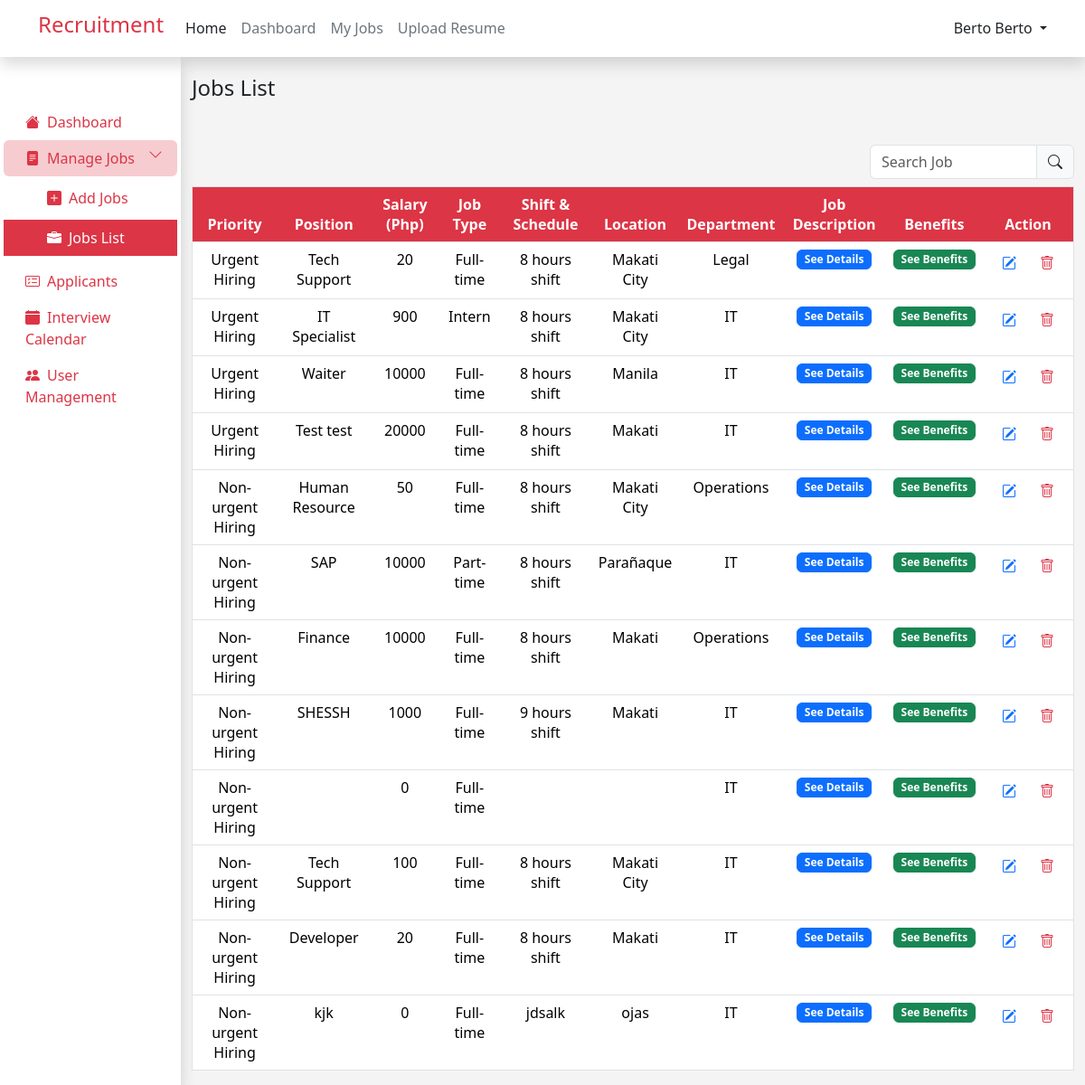
/admin/jobs_list.php (signed in), run on the app's committed database.
### tables this page shows
CREATE TABLE `jobs` (
  `id` int(12) NOT NULL,
  `job_name` varchar(255) NOT NULL,
  `salary` int(12) NOT NULL,
  `job_type` varchar(255) NOT NULL,
  `shift_and_schedule` varchar(255) NOT NULL,
  `location` varchar(255) NOT NULL,
  `job_description` text NOT NULL,
  `benefits` text NOT NULL,
  `priority` varchar(255) NOT NULL,
  `department` varchar(255) NOT NULL,
  `created_at` timestamp NOT NULL DEFAULT current_timestamp() ON UPDATE current_timestamp()
);

### admin/jobs_list.php (the view, shortened to what this page needs)
<?php
include ('../admin/admin_header.php');
include ('../dbconn.php');
$query = "SELECT * FROM jobs ORDER BY CASE WHEN jobs.priority = 'Urgent Hiring' THEN 0 ELSE 1 END";
$stmt = $conn->prepare($query);
$stmt->execute();
$result = $stmt->get_result();
?>
<!DOCTYPE html>
<html lang="en">
<head>
</head>
<body style="background-color: #F4F4F4; ">
    <div class="container-fluid">
        <div class="row h-100">
            <div class="col-md-2 col-lg-3 col-xl-2 bg-white  p-0 m-0 d-lg-block shadow" style="min-height: 91vh;">
                <?php include ("../admin/admin_sidebar.php"); ?>
            </div>
            <div class="col-md-10 col-lg-9 col-xl-10  mt-3">
                <h4 class=" mt-1 mb-5 ">Jobs List</h4>
                <div class="row">
                    <div class="col-md-6 col-lg-9">
                    </div>
                    <div class="col-md-6 col-lg-3">
                        <div class="float-end input-group mb-2">
                            <input id="searchInput" type="search" class="form-control" placeholder="Search Job"
                                aria-label="Search" name="search" oninput="searchJobs()">
                            <span class="input-group-text"><i class="bi bi-search"></i></span>
                        </div>
                    </div>
                </div>
                <div class="table-responsive">
                    <table id="jobsTable" class="table text-center table-hover bg-white border">
                        <thead class="bg-danger">
                            <tr>
                                <th class="bg-danger text-white">Priority</th>
                                <th class="bg-danger text-white">Position</th>
                                <th class="bg-danger text-white">Salary (Php)</th>
                                <th class="bg-danger text-white">Job Type</th>
                                <th class="bg-danger text-white">Shift & Schedule</th>
                                <th class="bg-danger text-white">Location</th>
                                <th class="bg-danger text-white">Department</th>
                                <th class="bg-danger text-white">Job Description</th>
                                <th class="bg-danger text-white">Benefits</th>
                                <th class="bg-danger text-white">Action</th>
                            </tr>
                        </thead>
                        <tbody>
                            <?php
                            while ($row = mysqli_fetch_assoc($result)) {
                                ?>
                                <tr>
                                    <td>
                                        <?php echo $row['priority'] ?>
                                    </td>
                                    <td>
                                        <?php echo $row['job_name'] ?>
                                    </td>
                                    <td>
                                        <?php echo $row['salary'] ?>
                                    </td>
                                    <td>
                                        <?php echo $row['job_type'] ?>
                                    </td>
                                    <td>
                                        <?php echo $row['shift_and_schedule'] ?>
                                    </td>
                                    <td>
                                        <?php echo $row['location'] ?>
                                    </td>
                                    <td>
                                        <?php echo $row['department'] ?>
                                    </td>
                                    <td>
                                        <button type="button" class="btn btn-primary badge " data-bs-toggle="modal"
                                            data-bs-target="#seeDetailsModal<?php echo $row['id'] ?>">
                                            See Details
                                        </button>
                                    </td>
                                    <td>
                                        <button class="btn btn-success badge" data-bs-toggle="modal"
                                            data-bs-target="#seeBenefitsModal<?php echo $row['id'] ?>">
                                            See Benefits
                                        </button>
                                    </td>
                                    <td>
                                        <div class="btn-group" role="group" aria-label="User Actions">
                                            <form>
                                                <button type="button" class="btn text-primary" data-bs-toggle="modal"
                                                    data-bs-target="#editJobModal<?php echo $row['id'] ?>">
                                                    <i class="bi bi-pencil-square"></i>
                                                </button>
                                            </form>
                                            <form id="deleteJobForm<?php echo $row['id'] ?>" action="jobs_list_process.php"
                                                method="post">
                                                <button type="button" class="btn text-danger"
                                                    onclick="confirmDelete(<?php echo $row['id']; ?>)">
                                                    <i class="bi bi-trash"></i>
                                                </button>
                                            </form>
                                        </div>
                                    </td>
                                </tr>
                                <?php
                            }
                            ?>
                        </tbody>
                    </table>
                </div>
            </div>
        </div>
    </div>
</body>
</html>

### data on the page
jobs: priority "Urgent Hiring", job_name "Tech Support", salary "20", job_type "Full-time", shift_and_schedule "8 hours shift", location "Makati City", department "Legal"
jobs: priority "Urgent Hiring", job_name "IT Specialist", salary "900", job_type "Intern", shift_and_schedule "8 hours shift", location "Makati City", department "IT"
jobs: priority "Urgent Hiring", job_name "Waiter", salary "10000", job_type "Full-time", shift_and_schedule "8 hours shift", location "Manila", department "IT"
jobs: priority "Urgent Hiring", job_name "Test test", salary "20000", job_type "Full-time", shift_and_schedule "8 hours shift", location "Makati", department "IT"
jobs: priority "Non-urgent Hiring", job_name "Human Resource", salary "50", job_type "Full-time", shift_and_schedule "8 hours shift", location "Makati City", department "Operations"
jobs: priority "Non-urgent Hiring", job_name "SAP", salary "10000", job_type "Part-time", shift_and_schedule "8 hours shift", location "Parañaque", department "IT"
jobs: priority "Non-urgent Hiring", job_name "Finance", salary "10000", job_type "Full-time", shift_and_schedule "8 hours shift", location "Makati", department "Operations"
jobs: priority "Non-urgent Hiring", job_name "SHESSH", salary "1000", job_type "Full-time", shift_and_schedule "9 hours shift", location "Makati", department "IT"
jobs: priority "Non-urgent Hiring", salary "0", job_type "Full-time", department "IT"
jobs: priority "Non-urgent Hiring", job_name "Tech Support", salary "100", job_type "Full-time", shift_and_schedule "8 hours shift", location "Makati City", department "IT"
jobs: priority "Non-urgent Hiring", job_name "Developer", salary "20", job_type "Full-time", shift_and_schedule "8 hours shift", location "Makati", department "IT"
jobs: priority "Non-urgent Hiring", job_name "kjk", salary "0", job_type "Full-time", shift_and_schedule "jdsalk", location "ojas", department "IT"

### other printed values
$user "Berto Berto"
